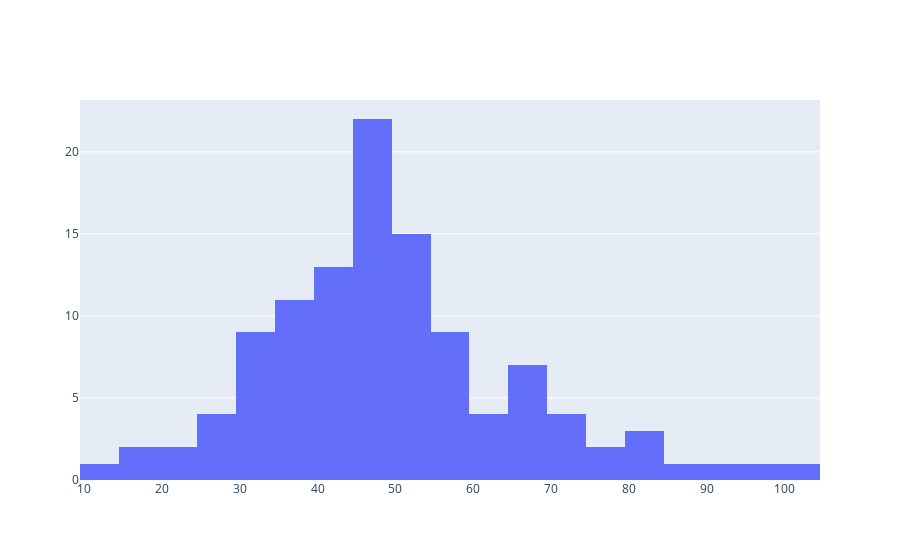

Source (notebook cell):
### Markdown cell above
Ein Histogramm gibt einen ersten groben Überblick über die Daten.
Es zeigt die Verteilung der Punkteausbeute innerhalb der Liga über die Saison in 5er Intervallen.

> Die Diagramme sind interaktiv, beim Überfahren mit der Maus werden weitere Details angezeigt.

### Code cell
fig = go.Figure(data=[go.Histogram(x=df.values.flatten())])
fig.show()

### Figure 1 — Plotly figure (JSON) as saved in the notebook; plotly's stock layout.template omitted (floating-point values rounded to 4 significant figures)
{"data": [{"type": "histogram", "x": [99, 53, 40, 68, 26, 52, 50, 13, 63, 49, 56, 49, 41, 81, 74, 51, 77, 72, 57, 67, 46, 47, 50, 54, 60, 37, 49, 71, 65, 27, 48, 58, 28, 34, 30, 27, 30, 41, 50, 42, 37, 69, 52, 55, 38, 72, 22, 37, 86, 100, 60, 46, 63, 53, 49, 48, 32, 39, 51, 90, 41, 34, 58, 53, 40, 58, 46, 42, 39, 17, 37, 56, 48, 45, 46, 38, 54, 45, 45, 55, 49, 33, 45, 35, 44, 48, 40, 51, 31, 40, 47, 77, 38, 68, 40, 81, 66, 23, 69, 39, 30, 57, 41, 54, 81, 48, 49, 33, 54, 42, 47, 18]}], "layout": {}}
